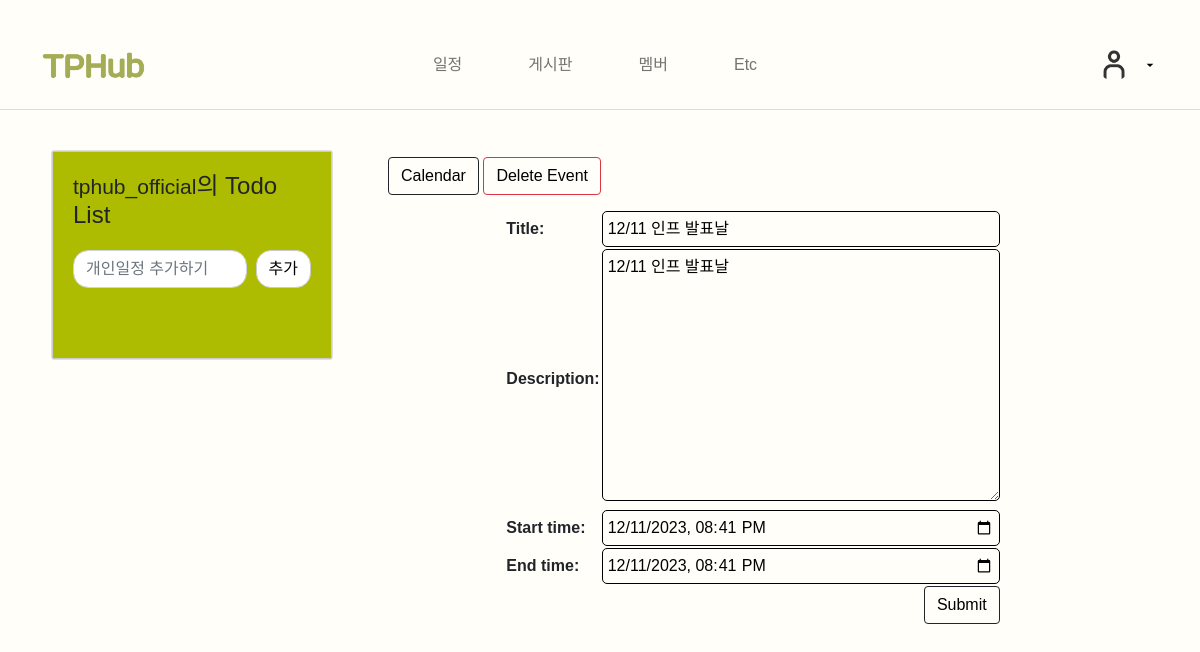
/schedule/event/edit/4/ (signed in), run on the app's committed database.
### schedule/models.py (models this page shows, shortened)
class Event(models.Model):
    title = models.CharField(max_length=200)
    description = models.TextField()
    start_time = models.DateTimeField()
    end_time = models.DateTimeField()

### schedule/views.py (the view)
# urls.py: path('event/edit/<int:event_id>/', views.event, name='event_edit'),
def event(request, event_id=None):
    instance = Event()
    if event_id:
        instance = get_object_or_404(Event, pk=event_id)
    else:
        instance = Event()
    form = EventForm(request.POST or None, instance=instance)
    if request.POST and form.is_valid():
        form.save()
        return HttpResponseRedirect(reverse('schedule:calendar'))
    return render(request, 'schedule/event.html', {'form': form})

### schedule/forms.py
class EventForm(ModelForm):
  class Meta:
    model = Event
    widgets = {
      'start_time': DateInput(attrs={'type': 'datetime-local'}, format='%Y-%m-%dT%H:%M'),
      'end_time': DateInput(attrs={'type': 'datetime-local'}, format='%Y-%m-%dT%H:%M'),
    }
    fields = '__all__'
  def __init__(self, *args, **kwargs):
    super(EventForm, self).__init__(*args, **kwargs)
    self.fields['start_time'].input_formats = ('%Y-%m-%dT%H:%M',)
    self.fields['end_time'].input_formats = ('%Y-%m-%dT%H:%M',)

### schedule/templates/schedule/event.html (shortened to what this page needs)
{% extends 'schedule/base.html' %}
{% block calendar_area %}
<div class="clearfix">
    <a class="btn btn-dark" href="{% url 'schedule:calendar' %}">Calendar</a>
    {% if form.instance.id %}
    <a class="btn btn-danger" href="{% url 'schedule:event_delete' form.instance.id %}" role="button">Delete Event</a>
    {% endif %}
</div>
<form method="post">
    <table class="form form-table">
        {{ form }}
        <tr>
            <td colspan="2">
                <button type="submit" class="btn btn-dark right"> Submit</button>
            </td>
        </tr>
    </table>
</form>
{% endblock %}

### schedule/templates/schedule/index.html (shortened to what this page needs)
{% block personal_schedule %}
  {% load static %}
<head>
    <link rel="stylesheet" type="text/css" href="{% static 'schedule/css/todo.css' %}">
</head>
<div class="container" style="padding: 20px; border: 1px solid #ccc;background-color: #ADBC00;">
        <div class="header">
            <div class="page-header">
                {% if user.is_authenticated %}
                    <h4><small>{{ user }}</small>의 Todo List </h4>
                {% else %}
                    <h4>Todo List</h4>
                    <p> 로그인이 필요합니다 </p>
                {% endif %}
            </div>
        </div>
        <div class="content">
            {% if user.is_authenticated %}
            <div class="messageDiv">
                <form action="./createTodo" method="POST">
                    <div class="input-group">
                        <input id="todoContent" name="todoContent" type="text" class="form-control" placeholder="개인일정 추가하기">
                        <span class="input-group-btn">
                            <button class="btn btn-default" style="background: white;" type="submit">추가</button>
                        </span>
                    </div>
                </form>
            </div>
            {% endif %}
        </div>
    </div>
{% endblock %}

### schedule/static/schedule/css/styles.css (style rules this page uses)
.right { float: right; }
.btn { outline: none; color: black; background-color: transparent; box-shadow: 0 0 0 0; }
.clearfix { margin: 15px; }
.form { margin: auto; }
.form input, .form select, .form textarea { border-radius: 5px; border: 1px solid black; outline: none; background: none; padding: 5px; width: 100%; }
a { color: #17a2b8; }

### schedule/static/schedule/css/todo.css (style rules this page uses)
#todoContent { border-radius: 15px; margin-right: 5px; }
.btn-default { border-radius: 15px; border: 1px solid #ccc; margin-left: 5px; }
.input-group { display: flex; align-items: center; justify-content: space-between; }

### schedule/templates/schedule/base.html (style rules this page uses)
body { font-family: 'Pretendard-Regular', sans-serif; background-color: #FFFEF8 !important; margin-top: 20px; background: rgba(241, 246, 253); overflow-x: hidden; }
small, h5 { font-family: 'Pretendard-Regular', sans-serif; font-weight: 400; font-style: normal; }

### landing_page/templates/landing_page/navbar.html (style rules this page uses)
a { text-decoration-line: none; color: black; }

### schedule/templates/schedule/index.html (style rules this page uses)
.content { height: 75%; }
.messageDiv { margin-top: 20px; margin-bottom: 50px; }

### data on the page
Event: title "12/11 인프 발표날", description "12/11 인프 발표날", start_time "12/11/2023 20:41", end_time "12/11/2023 20:41"

### other printed values
{{ user }} "tphub_official"
